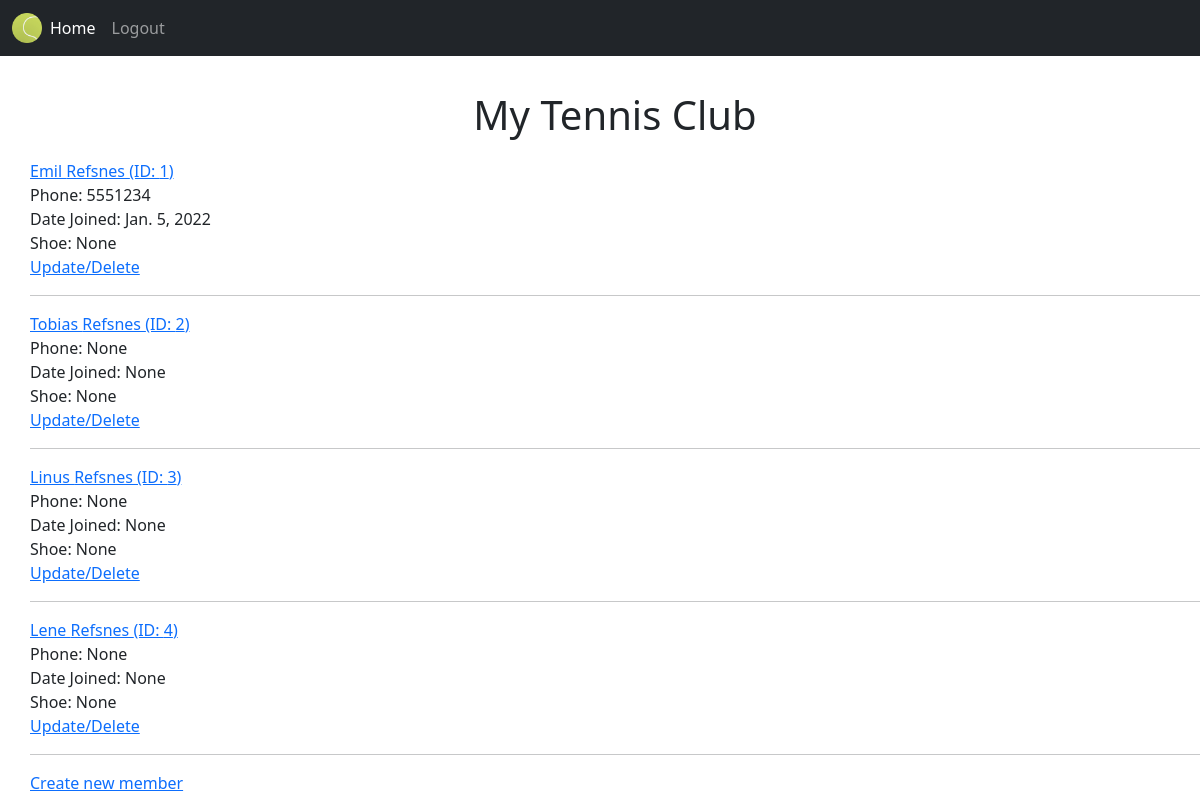
Page /list (signed in) on the earlier database version.
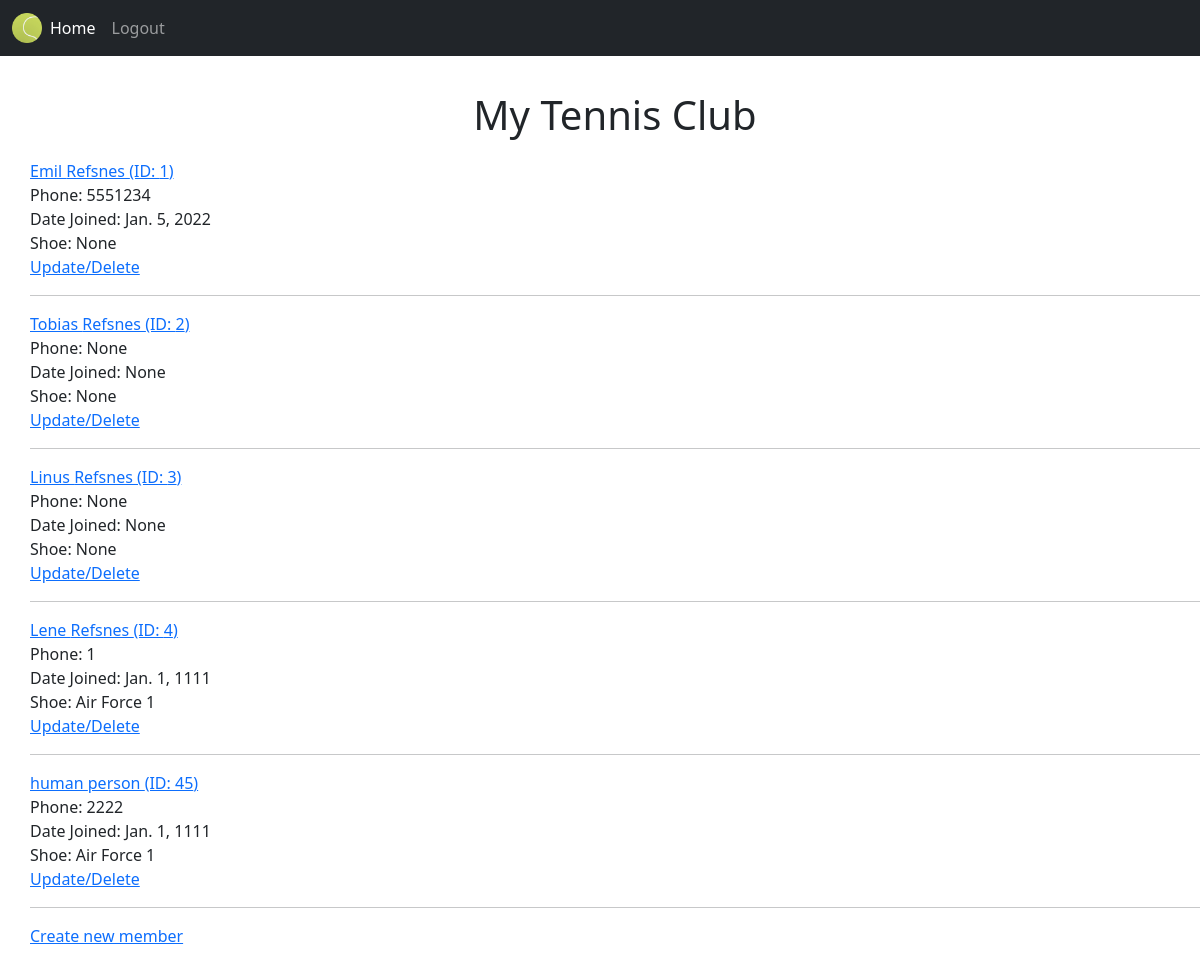
Same page on the later database version.
### members/models.py (models this page shows, shortened)
class Member(models.Model):
    shoe = models.ForeignKey(ShoeBrand, on_delete=models.CASCADE, null=True)
    firstname = models.CharField(max_length=255)
    lastname = models.CharField(max_length=255)
    phone = models.IntegerField(null=True)
    joined_date = models.DateField(null=True)

class ShoeBrand(models.Model):
    modelname = models.CharField(max_length=255)
    brand = models.CharField(max_length=255)
    def __str__(self):
        return f"{self.modelname}"

### members/views.py (the view)
# urls.py: path('list', views.memberlist_view, name='memberlist_view'),
@login_required
@permission_required("members.view_member", login_url='http://127.0.0.1:8000/users/denied')
def memberlist_view(request):
    context = {}
    context["dataset"] = Member.objects.all()
    return render(request, "crud/listview.html", context)

### members/templates/crud/listview.html (shortened to what this page needs)
{% extends "master.html" %}
{% block content %}
    <h1>My Tennis Club</h1>
    {% for data in dataset %}
    <p>
      <a href="http://127.0.0.1:8000/{{data.id}}/detail">{{ data.firstname }} {{ data.lastname }} (ID: {{ data.id }}) </a><br/>
      Phone: {{ data.phone }}<br/>
      Date Joined: {{ data.joined_date }}<br/>
      Shoe: {{ data.shoe }}<br/>
      <a href="http://127.0.0.1:8000/{{data.id}}/ud">Update/Delete</a>
      <hr/>
      {% endfor %}
      <p>
        <a href="http://127.0.0.1:8000/create">Create new member</a>
      </p>
    </p>
{% endblock %}

Differences in the rows shown:
changed Member "Lene": phone "None" → "1"; joined_date "None" → "Jan. 1, 1111"; shoe "None" → "Air Force 1"
added Member: firstname "human", lastname "person", id "45", phone "2222", joined_date "Jan. 1, 1111", shoe "Air Force 1"
